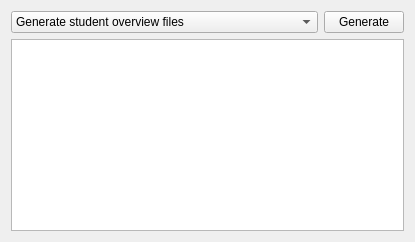
      <widget class="QWidget" name="tab_combine">
       <attribute name="title">
        <string>Combine Data</string>
       </attribute>
       <layout class="QVBoxLayout" name="verticalLayout_11">
        <item>
         <layout class="QHBoxLayout" name="horizontallayout_combine_chooseGenerate">
          <item>
           <widget class="QComboBox" name="combobox_combine_options">
            <item>
             <property name="text">
              <string>Generate student overview files</string>
             </property>
            </item>
            <item>
             <property name="text">
              <string>Generate class points overview file</string>
             </property>
            </item>
            <item>
             <property name="text">
              <string>Generate class comments overview files</string>
             </property>
            </item>
            <item>
             <property name="text">
              <string>Generate grade report formatted class overview file</string>
             </property>
            </item>
           </widget>
          </item>
          <item>
           <widget class="QPushButton" name="button_combine_generate">
            <property name="maximumSize">
             <size>
              <width>80</width>
              <height>16777215</height>
             </size>
            </property>
            <property name="text">
             <string>Generate</string>
            </property>
           </widget>
          </item>
         </layout>
        </item>
        <item>
         <widget class="QTextEdit" name="textarea_combine_description">
          <property name="font">
           <font>
            <family>Courier New</family>
           </font>
          </property>
          <property name="styleSheet">
           <string notr="true"/>
          </property>
          <property name="undoRedoEnabled">
           <bool>false</bool>
          </property>
          <property name="readOnly">
           <bool>true</bool>
          </property>
          <property name="html">
           <string>&lt;!DOCTYPE HTML PUBLIC &quot;-//W3C//DTD HTML 4.0//EN&quot; &quot;http://www.w3.org/TR/REC-html40/strict.dtd&quot;&gt;
&lt;html&gt;&lt;head&gt;&lt;meta name=&quot;qrichtext&quot; content=&quot;1&quot; /&gt;&lt;style type=&quot;text/css&quot;&gt;
p, li { white-space: pre-wrap; }
&lt;/style&gt;&lt;/head&gt;&lt;body style=&quot; font-family:'Courier New'; font-size:7.875pt; font-weight:400; font-style:normal;&quot;&gt;
&lt;p style=&quot;-qt-paragraph-type:empty; margin-top:0px; margin-bottom:0px; margin-left:0px; margin-right:0px; -qt-block-indent:0; text-indent:0px; font-size:8pt;&quot;&gt;&lt;br /&gt;&lt;/p&gt;&lt;/body&gt;&lt;/html&gt;</string>
          </property>
         </widget>
        </item>
       </layout>
      </widget>
